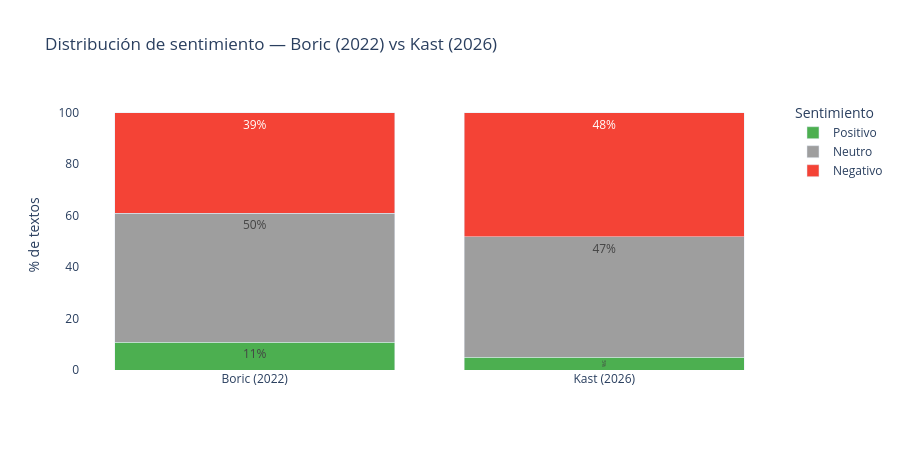

The notebook cell saved with this chart:
### Code cell
# --- Gráfico 1: Distribución de sentimiento por período (barras apiladas %) ---
pivot_sent = (
    df.groupby(['Periodo', 'sent_label'])
    .size()
    .unstack(fill_value=0)
    .reindex(index=[GROUP_LABELS[g] for g in GROUPS])
    .reindex(columns=['POS', 'NEU', 'NEG'], fill_value=0)
)
pivot_pct = pivot_sent.div(pivot_sent.sum(axis=1), axis=0).mul(100).round(1).reset_index()
pivot_long = pivot_pct.melt(id_vars='Periodo', var_name='Sentimiento', value_name='Porcentaje')

label_map = {'POS': 'Positivo', 'NEU': 'Neutro', 'NEG': 'Negativo'}
pivot_long['Sentimiento'] = pivot_long['Sentimiento'].map(label_map)

fig1 = px.bar(
    pivot_long,
    x='Periodo', y='Porcentaje', color='Sentimiento',
    barmode='stack',
    color_discrete_map={'Positivo': '#4caf50', 'Neutro': '#9e9e9e', 'Negativo': '#f44336'},
    category_orders={'Sentimiento': ['Positivo', 'Neutro', 'Negativo']},
    text='Porcentaje',
    title='Distribución de sentimiento — Boric (2022) vs Kast (2026)',
)
fig1.update_traces(texttemplate='%{text:.0f}%', textposition='inside', textfont_size=12)
fig1.update_layout(
    xaxis_title='', yaxis_title='% de textos',
    yaxis_range=[0, 105],
    legend_title='Sentimiento',
    plot_bgcolor='white',
    height=450,
)
fig1.write_image('sentimiento_gobierno.png', scale=2)
fig1.show()

### Figure 1 — Plotly figure (JSON) as saved in the notebook; plotly's stock layout.template omitted (floating-point values rounded to 4 significant figures)
{"data": [{"hovertemplate": "Sentimiento=Positivo<br>Periodo=%{x}<br>Porcentaje=%{text}<extra></extra>", "legendgroup": "Positivo", "marker": {"color": "#4caf50", "pattern": {"shape": ""}}, "name": "Positivo", "orientation": "v", "showlegend": true, "text": [10.7, 5.0], "textfont": {"size": 12}, "textposition": "inside", "texttemplate": "%{text:.0f}%", "type": "bar", "x": ["Boric (2022)", "Kast (2026)"], "xaxis": "x", "y": [10.7, 5.0], "yaxis": "y"}, {"hovertemplate": "Sentimiento=Neutro<br>Periodo=%{x}<br>Porcentaje=%{text}<extra></extra>", "legendgroup": "Neutro", "marker": {"color": "#9e9e9e", "pattern": {"shape": ""}}, "name": "Neutro", "orientation": "v", "showlegend": true, "text": [50.3, 46.8], "textfont": {"size": 12}, "textposition": "inside", "texttemplate": "%{text:.0f}%", "type": "bar", "x": ["Boric (2022)", "Kast (2026)"], "xaxis": "x", "y": [50.3, 46.8], "yaxis": "y"}, {"hovertemplate": "Sentimiento=Negativo<br>Periodo=%{x}<br>Porcentaje=%{text}<extra></extra>", "legendgroup": "Negativo", "marker": {"color": "#f44336", "pattern": {"shape": ""}}, "name": "Negativo", "orientation": "v", "showlegend": true, "text": [39.0, 48.2], "textfont": {"size": 12}, "textposition": "inside", "texttemplate": "%{text:.0f}%", "type": "bar", "x": ["Boric (2022)", "Kast (2026)"], "xaxis": "x", "y": [39.0, 48.2], "yaxis": "y"}], "layout": {"barmode": "stack", "height": 450, "legend": {"title": {"text": "Sentimiento"}, "tracegroupgap": 0}, "plot_bgcolor": "white", "title": {"text": "Distribución de sentimiento — Boric (2022) vs Kast (2026)"}, "xaxis": {"anchor": "y", "domain": [0, 1], "title": {"text": ""}}, "yaxis": {"anchor": "x", "domain": [0, 1], "range": [0, 105], "title": {"text": "% de textos"}}}}
